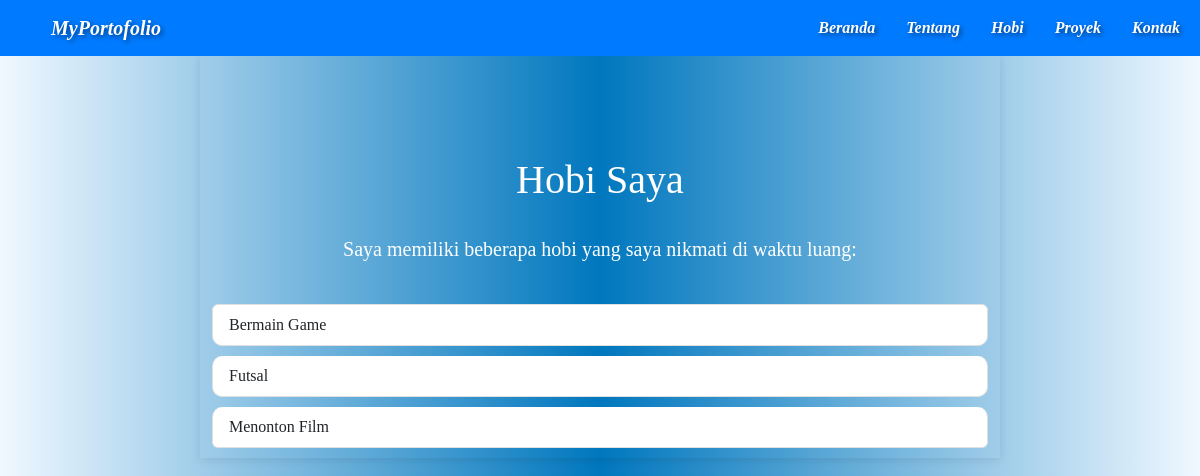
Screenshot of /UTS/hobby.php with the database file from the repository.
### tables this page shows
CREATE TABLE hobbies (
    id INT AUTO_INCREMENT PRIMARY KEY,
    hobby_name VARCHAR(255) NOT NULL
);

### UTS/hobby.php (the view, shortened to what this page needs)
    <?php
    include 'koneksi.php';
    $sql_hobbies = "SELECT hobby_name FROM hobbies";
    $result_hobbies = $conn->query($sql_hobbies);
    ?>
<!DOCTYPE html>
<html lang="en">
<head>
    <link href="https://cdn.jsdelivr.net/npm/bootstrap@5.3.0-alpha1/dist/css/bootstrap.min.css" rel="stylesheet">
</head>
<body>
    <?php include 'navbar.php'; ?>
    <div class="container">
        <h2>Hobi Saya</h2>
        <p>Saya memiliki beberapa hobi yang saya nikmati di waktu luang:</p>
        <ul class="list-group">
            <?php if ($result_hobbies->num_rows > 0): ?>
                <?php while ($row = $result_hobbies->fetch_assoc()): ?>
                    <li class="list-group-item"><?php echo htmlspecialchars($row["hobby_name"]); ?></li>
                <?php endwhile; ?>
            <?php else: ?>
                <li class="list-group-item">Belum ada hobi yang ditambahkan.</li>
            <?php endif; ?>
        </ul>
    </div>
</body>
</html>

### UTS/hobby.php (style rules this page uses)
body { background: linear-gradient(to right, #f0f8ff, #0077be,#f0f8ff); font-size: 1rem; font-family: "#"; }
.container { max-width: 800px; margin: auto; padding-top: 100px; box-shadow: 0 2px 10px rgba(0, 0, 0, 0.1); }
h2 { font-size: 2.5rem; color: #ffffff; text-align: center; margin-bottom: 30px; animation: fadeInUp 1s ease; }
p { font-size: 1.25rem; text-align: center; margin-bottom: 40px; animation: fadeInUp 1.2s ease; color: #ffffff; }
.list-group-item { background-color: #ffffff; border: 1px solid #e0e0e0; border-radius: 10px; margin-bottom: 10px; transition: transform 0.3s ease, box-shadow 0.3s ease; animation: fadeIn 1s ease; }

### rows the page displays
hobbies: hobby_name "Bermain Game"
hobbies: hobby_name "Futsal"
hobbies: hobby_name "Menonton Film"
